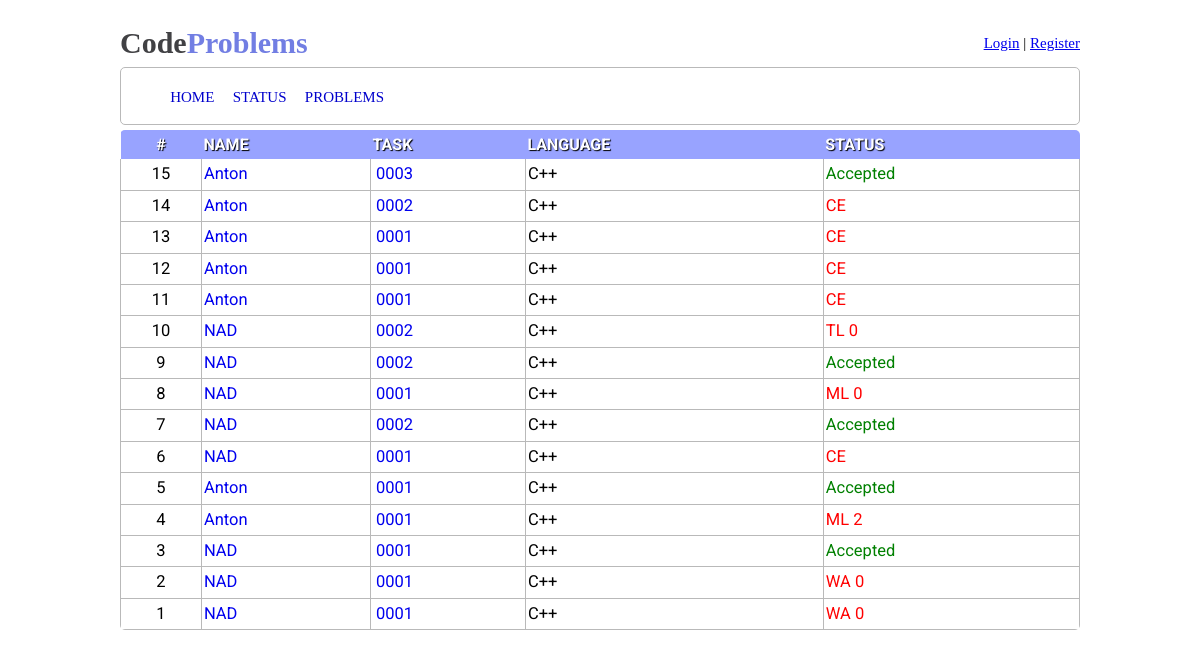
Page /status/ on the earlier database version.
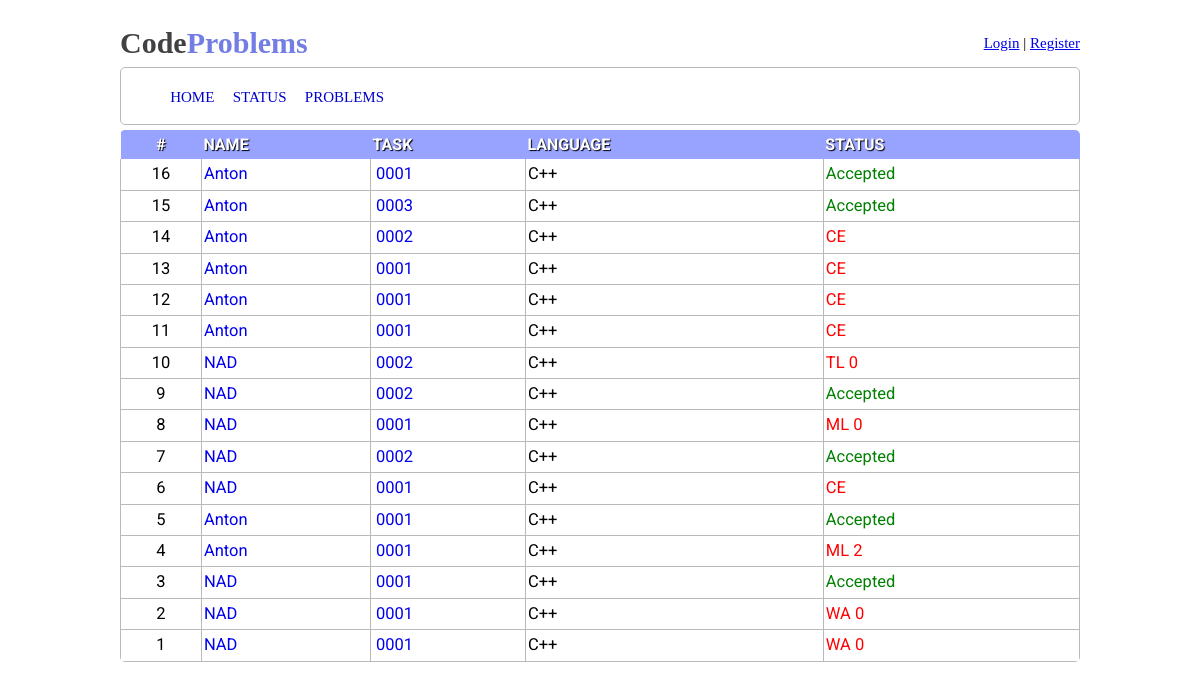
Same page on the later database version.
### data/all_models.py (models this page shows, shortened)
class Packages(SqlAlchemyBase):
    __tablename__ = 'packages'
    id = sqlalchemy.Column(sqlalchemy.Integer, primary_key=True, autoincrement=True)
    user_name = sqlalchemy.Column(sqlalchemy.String(255), unique=False, nullable=False)
    problem = sqlalchemy.Column(sqlalchemy.String(255), unique=False, nullable=False)
    lan = sqlalchemy.Column(sqlalchemy.String(255), unique=False, nullable=False)
    status = sqlalchemy.Column(sqlalchemy.String(255), unique=False, nullable=False)
    code = sqlalchemy.Column(sqlalchemy.String(), unique=False, nullable=False)
    user_id = sqlalchemy.Column(sqlalchemy.Integer,
                                sqlalchemy.ForeignKey("users.id"))
    user = orm.relation('User')

### app.py (the view)
@app.route('/status/')
def status():
    session = create_session()
    arr = session.query(Packages).all()
    content = []
    for el in reversed(arr):
        user_id = el.user_id
        user_name = el.user_name
        content.append((el.id, user_name, el.problem, el.lan, el.status, user_id))
    return render_template("status.html", content=content)

### data/db_session.py (called while the page is built)
def create_session() -> Session:
    global __factory
    return __factory()

### templates/status.html (shortened to what this page needs)
{% extends 'index.html' %}
{% block content %}
    <div class="status">
        <table class="problem-test-table" cellpadding="2" cellspacing="1">
            <thead>
            <tr class="tr-head">
                <td class="td-head test-id">#</td>
                <td class="td-head">Name</td>
                <td class="td-head">Task</td>
                <td class="td-head">Language</td>
                <td class="td-head">Status</td>
            </tr>
            </thead>
            {% for i in content %}
                <tr class="tr-table">
                    {% if current_user.is_authenticated and (current_user.id == i[5] or current_user.role == 1) %}
                        <td class="td-table test-id current-user-pack"><a href="/solution/{{ i[0] }}/" class="status_id">{{ i[0] }}</a></td>
                    {% else %}
                    <td class="td-table test-id status_id">{{ i[0] }}</td>
                    {% endif %}
                    <td class="td-table problem-nickname"><a href="/profile/{{ i[1] }}">{{ i[1] }}</a></td>
                    <td class="td-table problem-name"><a
                            href="/problemset/{{ i[2] }}/">{{ '%04d' | format(i[2]|int) }}</a></td>
                    {% if i[3] == "cpp" %}
                        <td class="td-table">C++</td>
                    {% elif i[3] == "pas" %}
                        <td class="td-table">Pascal ABC</td>
                    {% else %}
                        <td class="td-table">No lan selected</td>
                    {% endif %}
                    {% if i[4] == "ac" %}
                        <td class="td-table accepted status_text">Accepted</td>
                    {% else %}
                        <td class="td-table uppercase wa status_text">{{ i[4] }}</td>
                    {% endif %}
                </tr>
            {% endfor %}
        </table>
    </div>
{% endblock %}

### templates/index.html (shortened to what this page needs)
<!DOCTYPE html>
<html lang="en">
<head>
    <link rel="stylesheet" href="/static/style.css">
</head>
<body>
    <div class="main">
        <div class="header">
            <a class="a__head_logo" href="/"><h2><span class=h2__header__part1>Code</span><span class=h2__header__part2>Problems</span></h2></a>
            {% if current_user.is_authenticated %}
            <div>
                <a href="/profile/{{ current_user.nickname }}">{{ current_user.nickname }}</a>
                |
                <a href="/logout">Logout</a>
            </div>
            {% else %}
            <div>
                <a href="/login">Login</a>
                |
                <a href="/register">Register</a>
            </div>
            {% endif %}
        </div>
        <div class="brd">
            <ul class="menu-list">
                <li><a class="menu-element" href="/">Home</a></li>
                <li><a class="menu-element" href="/status/">Status</a></li>
                <li><a class="menu-element" href="/problemset/list/1/">Problems</a></li>
            </ul>
       </div>
        {% block content %}
        {% endblock %}
    </div>
</body>
</html>

### static/style.css (style rules this page uses)
*, *::after, *::before { box-sizing: border-box; }
h1, h2, h3, h4, h6, p, a { margin: 0; }
td { font-family: 'Roboto', sans-serif; font-size: 1.1em; }
body { margin: 0; line-height: 1.6; font-size: 15px; }
.main { width: 100%; max-width: 80%; margin: 0 auto; }
.header { margin-top:2%; display: flex; justify-content: space-between; align-items: center; }
.a__head_logo { text-decoration: none; font-size: 20px; }
.h2__header__part1 { color: #414144 }
.h2__header__part2 { color: #727ee3; }
.menu-list { display: flex; }
.menu-list li { margin: 0 1%; text-transform: uppercase; list-style: none; }
.menu-element { position: relative; text-decoration: none; vertical-align: middle; color: #0000cc; }
.menu-element:after { content: ""; display: block; width: 100%; height: 3px; background-color: #0000cc; opacity: 0; position: absolute; top: 100%; z-index: 1; transition: opacity .1s linear; }
.brd { border: 1px solid rgb(185, 185, 185); position: relative; border-radius: 5px; }
.problem-test-table, .table-problemset { margin: 5px auto 0; width: 100%; border-radius: 5px; overflow: hidden; border-collapse: collapse; }
.td-table { border-left: 1px solid rgb(185, 185, 185); border-right: 1px solid rgb(185, 185, 185); border-bottom: 1px solid rgb(185, 185, 185); }
.tr-head { background: #98a3ff; }
.td-head { text-transform: uppercase; font-size: 12pt; font-weight: bold; color:white; text-shadow: 1px 1px 1px #000; }
.problem-name { padding-left: 5px; }
.problem-name a { text-decoration: none; }
.problem-nickname a { text-decoration: none; }
.uppercase { text-transform: uppercase; }
.accepted { color: green; }
.wa { color: red; }
.test-id { text-align: center; }

Differences in the rows shown:
added Packages: id "16", user_name "Anton", problem "0001", lan "C++", status "Accepted"
